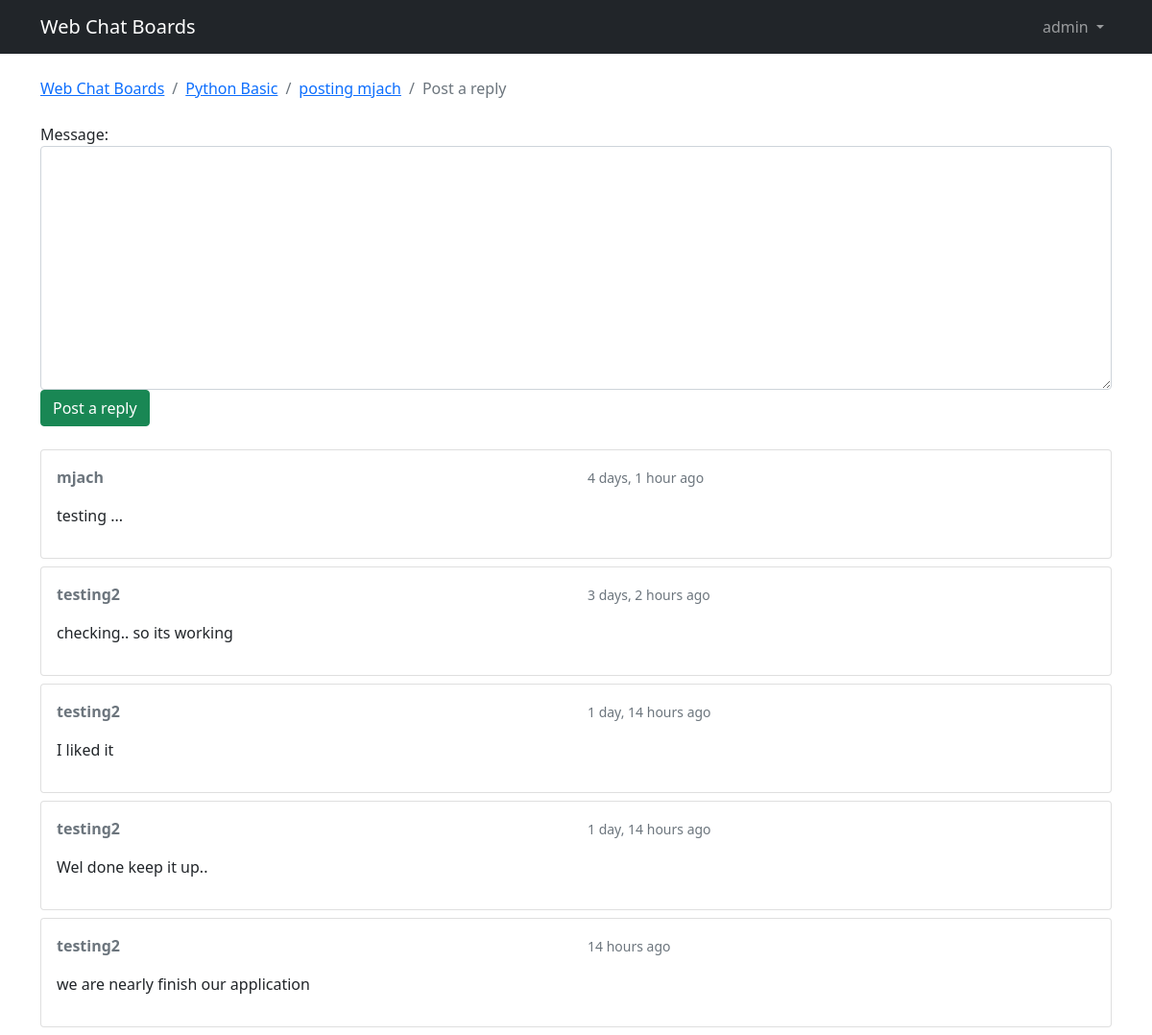
/board_topic/1/topics/13/reply/ (signed in), run on the app's committed database.
### webchat/models.py (models this page shows, shortened)
class ChatTopic(models.Model):
    subject = models.CharField(max_length = 250)
    lastUpdate = models.DateTimeField(auto_now_add = True)
    boardName = models.ForeignKey(ChatBoard, related_name='topics',on_delete=models.CASCADE)
    boardStarter = models.ForeignKey(User, related_name='topics',on_delete=models.CASCADE)
    views = models.PositiveIntegerField(default=0)
    def get_last_five_posts(self):
        return self.posts.order_by('createdAt')[:5]

class ChatBoard(models.Model):
    name = models.CharField(max_length = 35, unique = True)
    details = models.CharField(max_length = 150)

class Post(models.Model):
    message = models.TextField(max_length = 5000)
    topic = models.ForeignKey(ChatTopic, related_name = 'posts',on_delete=models.CASCADE)
    createdAt = models.DateTimeField(auto_now_add = True)
    updatedAt = models.DateTimeField(null = True)
    createdBy = models.ForeignKey(User, related_name = 'posts',on_delete=models.CASCADE)
    updatedBy = models.ForeignKey(User, null = True, related_name = '+',on_delete=models.CASCADE)
    def get_message_as_markdown(self):
        return mark_safe(markdown(self.message, sefe_mode='escape'))

### webchat/views.py (the view)
@login_required
def reply_topic(request, pk, topic_pk):
    topic = get_object_or_404(ChatTopic, boardName__pk=pk, pk=topic_pk )
    if request.method == 'POST':
        form = PostForm(request.POST)
        if form.is_valid():
            post = form.save(commit=False)
            post.topic = topic
            post.createdBy = request.user
            post.save()
            topic.lastUpdate = timezone.now()
            topic.save()
            topic_url = reverse('topic_posts', kwargs={'pk':pk, 'topic_pk':topic_pk})
            topic_post_url = '{url}?page={page}#{id}'.format(
                url=topic_url,
                id=post.pk,
                page=topic.get_page_count()
                )
            return redirect(topic_post_url)
    else:
        form = PostForm()
    return render(request,'reply_topic.html', {'topic':topic, 'form':form})

### webchat/forms.py
class PostForm(forms.ModelForm):
    class Meta:
        model = Post
        fields = ['message',]

### webchat/templatetags/form_tags.py (called while the page is built)
@register.filter
def input_class(bound_field):
    css_class = ''
    if bound_field.form.is_bound:
        if bound_field.errors:
            css_class = 'is-invalid'
        elif field_type(bound_field) != 'PasswordInput':
            css_class = 'is-valid'
    return 'form-control {}'.format(css_class)

### templates/reply_topic.html (shortened to what this page needs)
{% extends 'base.html' %}
{% load static %}
{% load humanize %}
{% block stylesheet %}
    <link rel="stylesheet" href="https://cdn.jsdelivr.net/simplemde/latest/simplemde.min.css">
{% endblock %}
{% block breadcrumb %}
  <li class="breadcrumb-item"><a href="{% url 'home' %}">Web Chat Boards</a></li>
  <li class="breadcrumb-item"><a href="{% url 'board_topic' topic.boardName.pk %}">{{ topic.boardName.name }}</a></li>
  <li class="breadcrumb-item"><a href="{% url 'topic_posts' topic.boardName.pk topic.pk %}">{{ topic.subject }}</a></li>
  <li class="breadcrumb-item active">Post a reply</li>
{% endblock %}
{% block content %}
  <form method="post" class="mb-4" novalidate>
    {% include 'includes/form.html' %}
    <button type="submit" class="btn btn-success">Post a reply</button>
  </form>
  {% for post in topic.get_last_five_posts %}
    <div class="card mb-2">
      <div class="card-body p-3">
        <div class="row mb-3">
          <div class="col-6">
            <strong class="text-muted">{{ post.createdBy.username }}</strong>
          </div>
          <div class="col-6 text-right">
            <small class="text-muted">{{ post.createdAt|naturaltime }}</small>
          </div>
        </div>
        {{ post.get_message_as_markdown }}
      </div>
    </div>
  {% endfor %}
{% endblock %}

### templates/base.html (shortened to what this page needs)
<!DOCTYPE html>
<html lang="en">
{% load static %}
<html>
   <head>
      <link rel="stylesheet" href="{% static 'css/bootstrap.min.css' %}">
      {% block stylesheet %}{% endblock %}
   </head>
   <body>
      {% block body %}
      <nav class="navbar navbar-expand-sm navbar-dark bg-dark">
         <div class="container">
            <a class="navbar-brand" href="{% url 'home' %}">Web Chat Boards</a>
            <div class="collapse navbar-collapse" id="mainMenu">
               {% if user.is_authenticated %}
               <ul class="navbar-nav ms-auto">
                  <li class="nav-item dropdown">
                     <a class="nav-link dropdown-toggle" href="#" id="userMenu" data-bs-toggle="dropdown" aria-haspopup="true" aria-expanded="false">
                     {{ user.username }}
                     </a>
                  </li>
               </ul>
               {% else %}
               <form class="form-inline ms-auto">
                  <a href="{% url 'login' %}" class="btn btn-outline-secondary">Log in</a>
                  <a href="{% url 'signup' %}" class="btn btn-primary ml-2">Sign up</a>
               </form>
               {% endif %}
            </div>
         </div>
      </nav>
      <div class="container">
         <ol class="breadcrumb my-4">
            {% block breadcrumb %}
            {% endblock %}
         </ol>
         {% block content %}
         {% endblock %}
      </div>
      {% endblock body %}
   </body>
</html>

### data on the page
ChatTopic: boardName.name "Python Basic", subject "posting mjach"
Post: createdBy.username "mjach", createdAt "4 days, 1 hour ago", get_message_as_markdown "testing ..."
Post: createdBy.username "testing2", createdAt "3 days, 2 hours ago", get_message_as_markdown "checking.. so its working"
Post: createdBy.username "testing2", createdAt "1 day, 14 hours ago", get_message_as_markdown "I liked it"
Post: createdBy.username "testing2", createdAt "1 day, 14 hours ago", get_message_as_markdown "Wel done keep it up.."
Post: createdBy.username "testing2", createdAt "14 hours ago", get_message_as_markdown "we are nearly finish our application"

### other printed values
{{ user.username }} "admin"
{{ field.label_tag }} "Message:"
